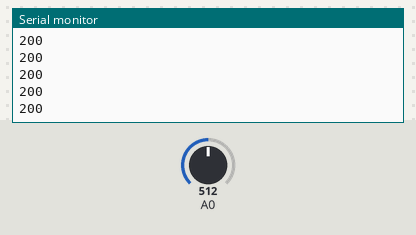
This sketch was run on a simulated Arduino Uno, built with avr-gcc and run on an emulated ATmega328P. Parts: the last lines printed to the serial monitor. The test bench sets the inputs (shaded band); at power-on: A0 = 512.

Above: at 1.2 s.
1.3 s: A0 set to 716
At 2.3 s:
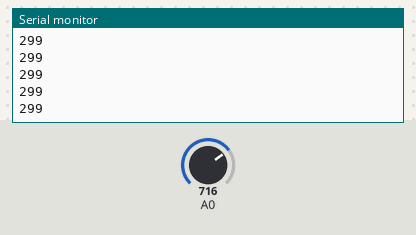
2.8 s: A0 set to 900
At 3.9 s:
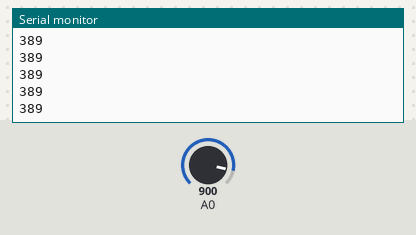
Timing chart, 0 to 5.8 s (numbered marks = the images above; inputs shaded):
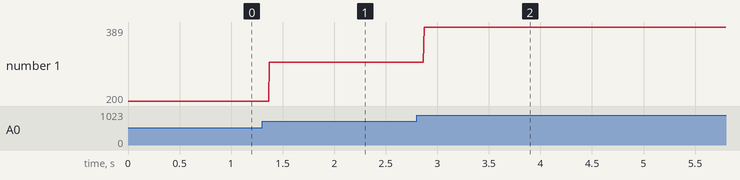

Measured:
- after the input at 1.3 s, the serial monitor: prints a new line after 0.07 s (image 1)
- after the input at 2.8 s, the serial monitor: prints a new line after 0.07 s (image 2)
- plotted number 1: 200 → 299 after the input at 1.3 s, 299 → 389 after the input at 2.8 s

The sketch:

sensor_temperatura.ino
```cpp
const int sensorTemp = A0;
int leitura;
void setup() {
  Serial.begin(9600);
}

void loop() {
  leitura = lerTemperatura(sensorTemp);
  Serial.println(leitura);
}

int lerTemperatura(int porta) {
  int aux = analogRead(porta);
  aux = map(aux, 20, 358, -40, 125);
  return aux;
}
```
